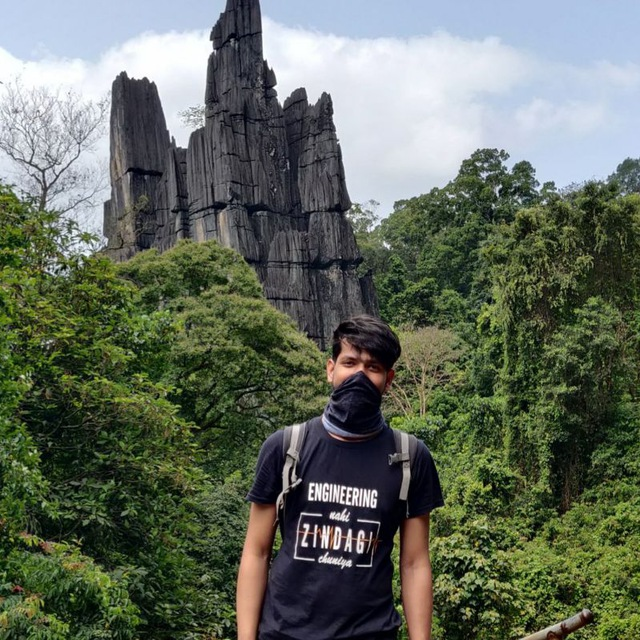
#> input picture data/Me.jpg, 640 x 640 px, found by its file name
$ python matplotlib-with-cv.py
#> lines starting #> are read from the running program, lines starting #| are printed output that depends on the picture
import cv2 as cv
from matplotlib import pyplot as plt

img = cv.imread('data\Me.jpg', -1)  # OPENCV reads image in BGR format
#> img is the input picture: shape (640, 640, 3); mean B, G, R 93.8, 106.9, 98.6

cv.imshow('Image', img)

plt.figure(figsize=(8, 4))
plt.subplot(1, 2, 1)
plt.imshow(img)                     # MATPLOTLIB reads image in RGB format
plt.title('BGR')

# Convert BGR to RGB using cvtColor() method
plt.subplot(1, 2, 2)
plt.imshow(cv.cvtColor(img, cv.COLOR_BGR2RGB))
plt.title('RGB')

plt.show()
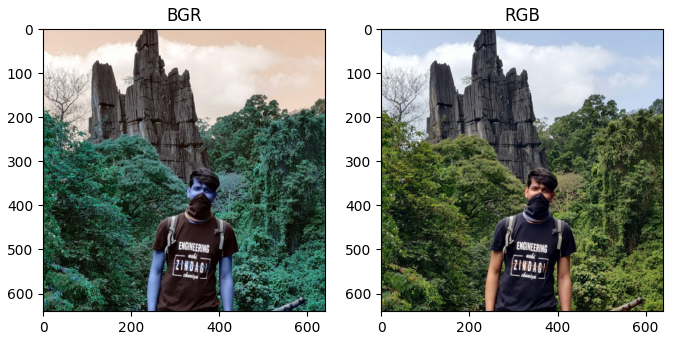
#> figure drawn by matplotlib, 2 panels; B, G, R data is drawn as R, G, B

cv.waitKey(0)
cv.destroyAllWindows()

$ run again, with data/Black-and-white-gradient.jpg copied over data/Me.jpg
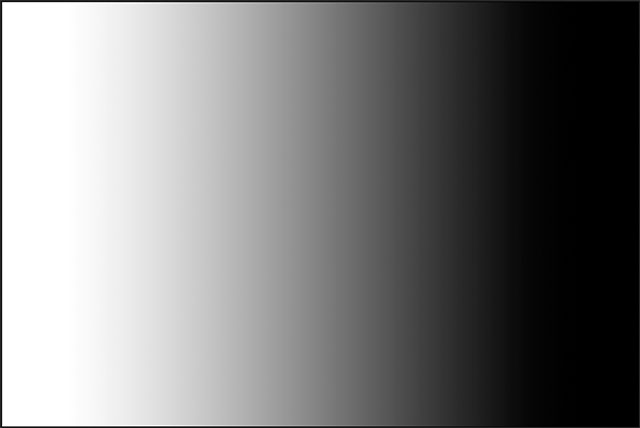
#> input picture data/Black-and-white-gradient.jpg, 640 x 428 px, found by its file name
#> img is the input picture: shape (428, 640, 3); min 0, max 255, mean 125.5
#> `plt.show()`:
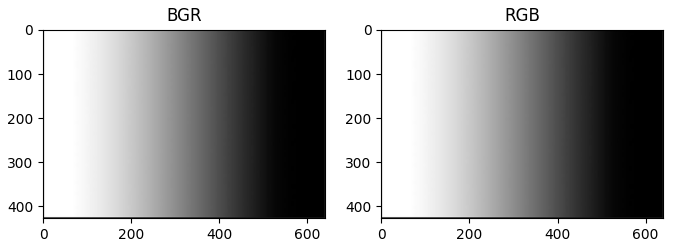
#> figure drawn by matplotlib, 2 panels
